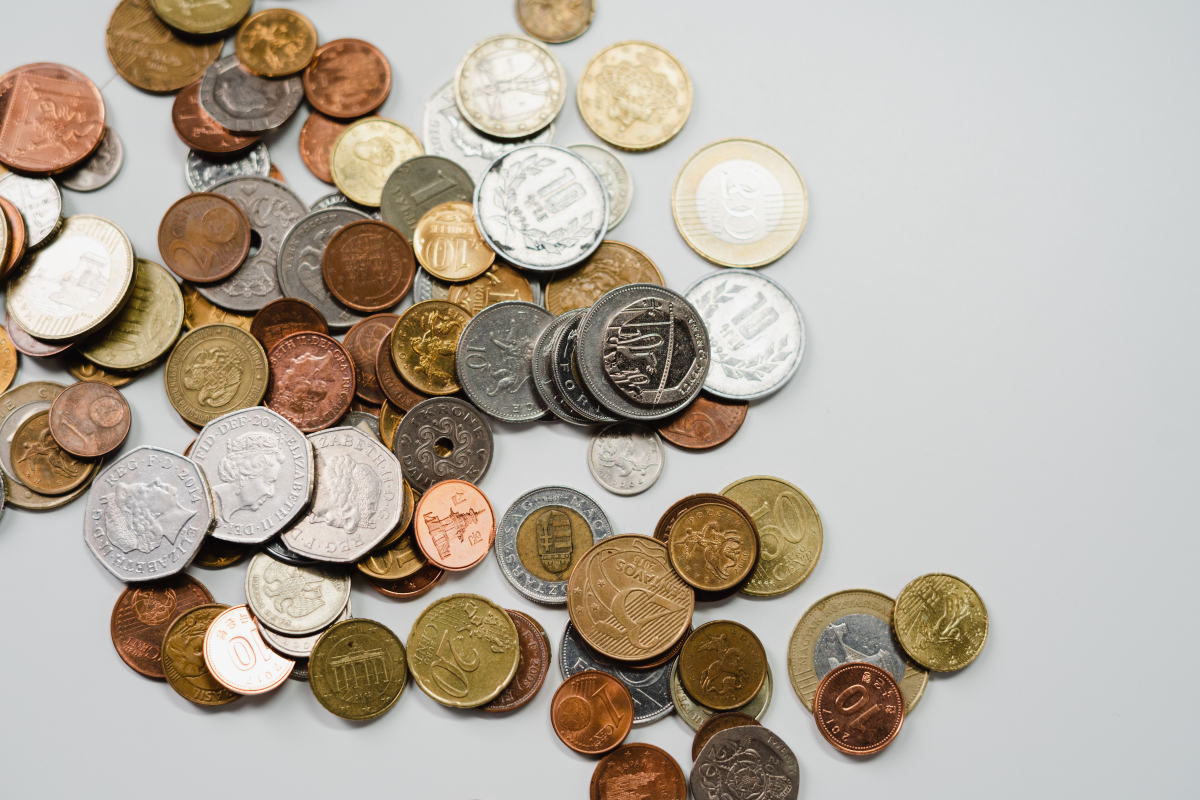
#> input picture docs/images/coin.jpg, 6000 x 4000 px (shown at 1/5 size)
$ python 03_hough_circles.py
#> lines starting #> are read from the running program, lines starting #| are printed output that depends on the picture
import cv2 as cv
import numpy as np
import os

base = os.path.dirname(os.path.abspath(__file__))
out_dir = os.path.join(base, 'output')
os.makedirs(out_dir, exist_ok=True)

# 이미지 폴더: docs/images 를 먼저 찾고, 없으면 images 를 찾음
def find_image(name):
#> called with name = 'coin.jpg'
    for folder in (os.path.join(base, 'docs', 'images'), os.path.join(base, 'images')):
        path = os.path.join(folder, name)
        if os.path.exists(path):
            return path
    raise FileNotFoundError(f'{name}을(를) docs/images 또는 images 폴더에서 찾을 수 없습니다.')

img = cv.imread(find_image('coin.jpg'))
#> img is the input picture: shape (4000, 6000, 3); mean B, G, R 158.6, 171.3, 181.2
if img is None:
    raise FileNotFoundError('coin.jpg를 읽을 수 없습니다.')

# 해상도에 따라 반지름 값이 달라지므로, 가로 1200px로 줄여서 같은 기준으로 비교
W = 1200
img = cv.resize(img, (W, int(img.shape[0] * W / img.shape[1])))
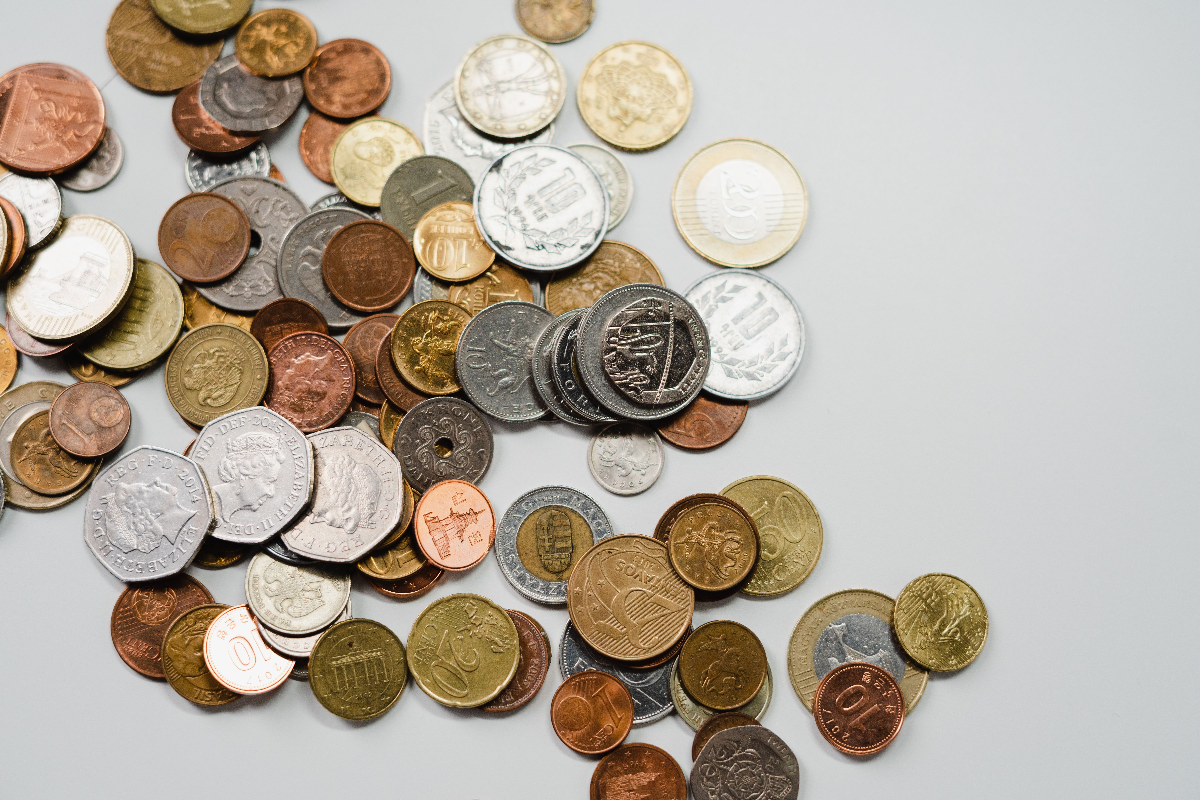
#> img: shape (800, 1200, 3); mean B, G, R 158.6, 171.3, 181.2

gray = cv.cvtColor(img, cv.COLOR_BGR2GRAY)
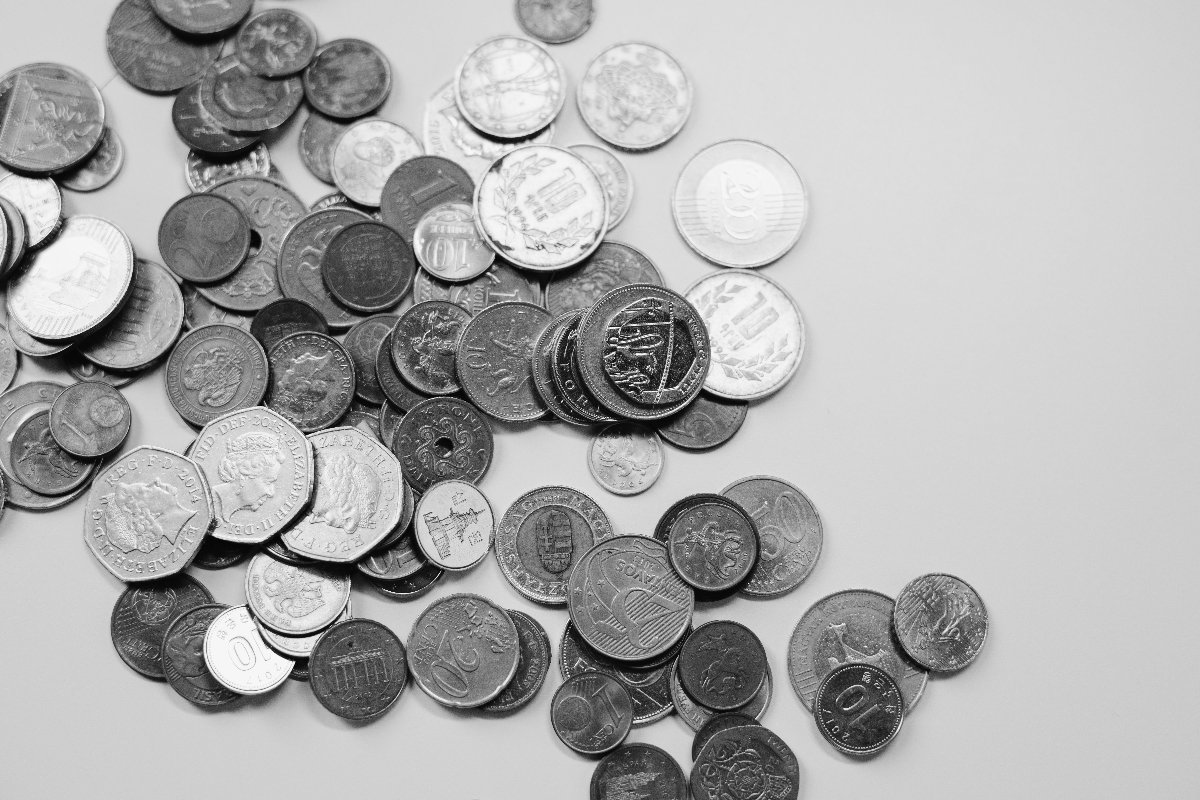
#> gray: shape (800, 1200); min 5, max 253, mean 172.8
blur = cv.medianBlur(gray, 5)        # 노이즈 제거 (HoughCircles는 노이즈에 민감)

cv.imwrite(os.path.join(out_dir, '03_original_coin.jpg'), img)
cv.imwrite(os.path.join(out_dir, '03_blur_coin.jpg'), blur)

# param1: 내부 Canny의 높은 임계값 (낮은 임계값은 그 절반)
# param2: 원으로 인정하는 누적 투표 임계값 (낮을수록 많이 검출, 오검출 증가)
for param2 in [20, 30, 40, 50]:
    circles = cv.HoughCircles(blur, cv.HOUGH_GRADIENT, 1, 40,
                              param1=100, param2=param2,
                              minRadius=30, maxRadius=75)
    result = img.copy()
    count = 0
    if circles is not None:                 # 원이 하나도 없으면 None
        for x, y, r in circles[0]:
            cv.circle(result, (int(x), int(y)), int(r), (255, 0, 0), 2)   # 원 (파랑, BGR)
            cv.circle(result, (int(x), int(y)), 2, (0, 0, 255), 3)        # 중심점 (빨강)
        count = circles.shape[1]
    name = f'03_circles_param2_{param2}_coin.jpg'
    cv.imwrite(os.path.join(out_dir, name), result)
    print(f'param2={param2}: 원 {count}개 -> {name}')
#> this loop made 4 passes
#> pass 1, `cv.imwrite(os.path.join(out_dir, name), result)`:
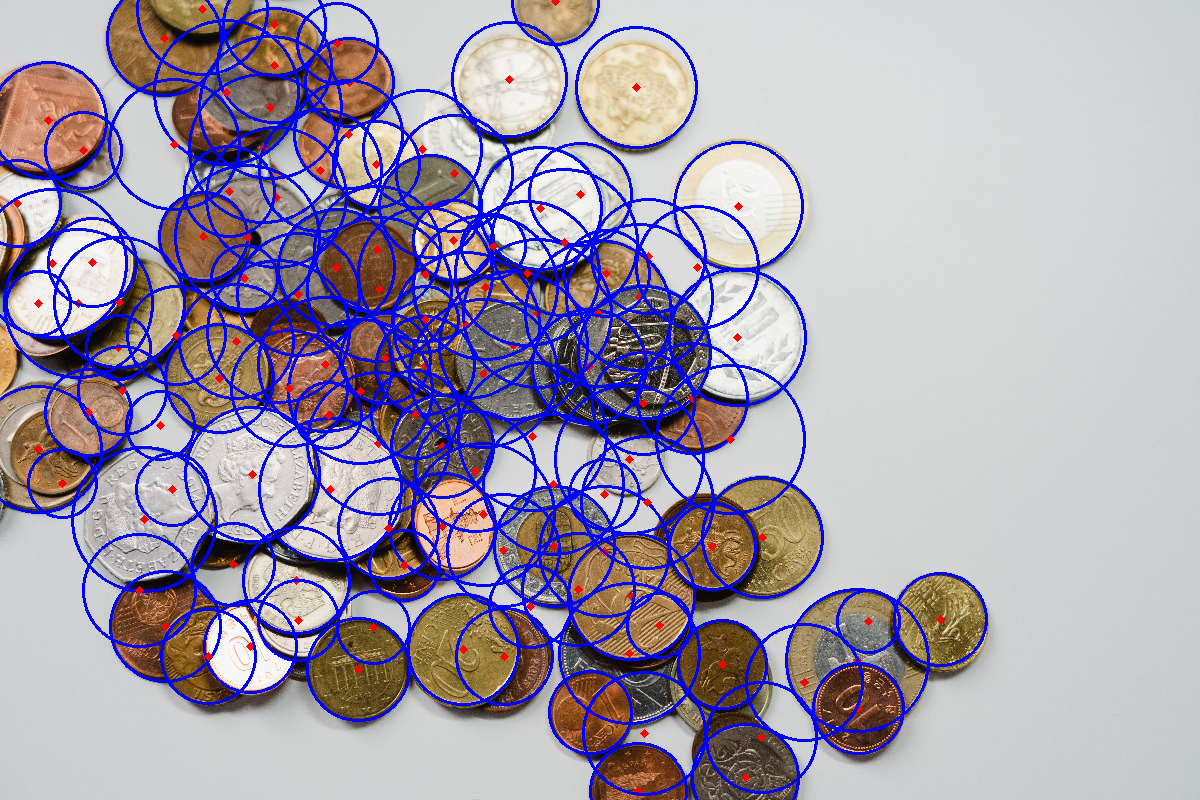
#> saved as 03_circles_param2_20_coin.jpg: shape (800, 1200, 3); mean B, G, R 175.2, 155.1, 163.9
#> after the loop:
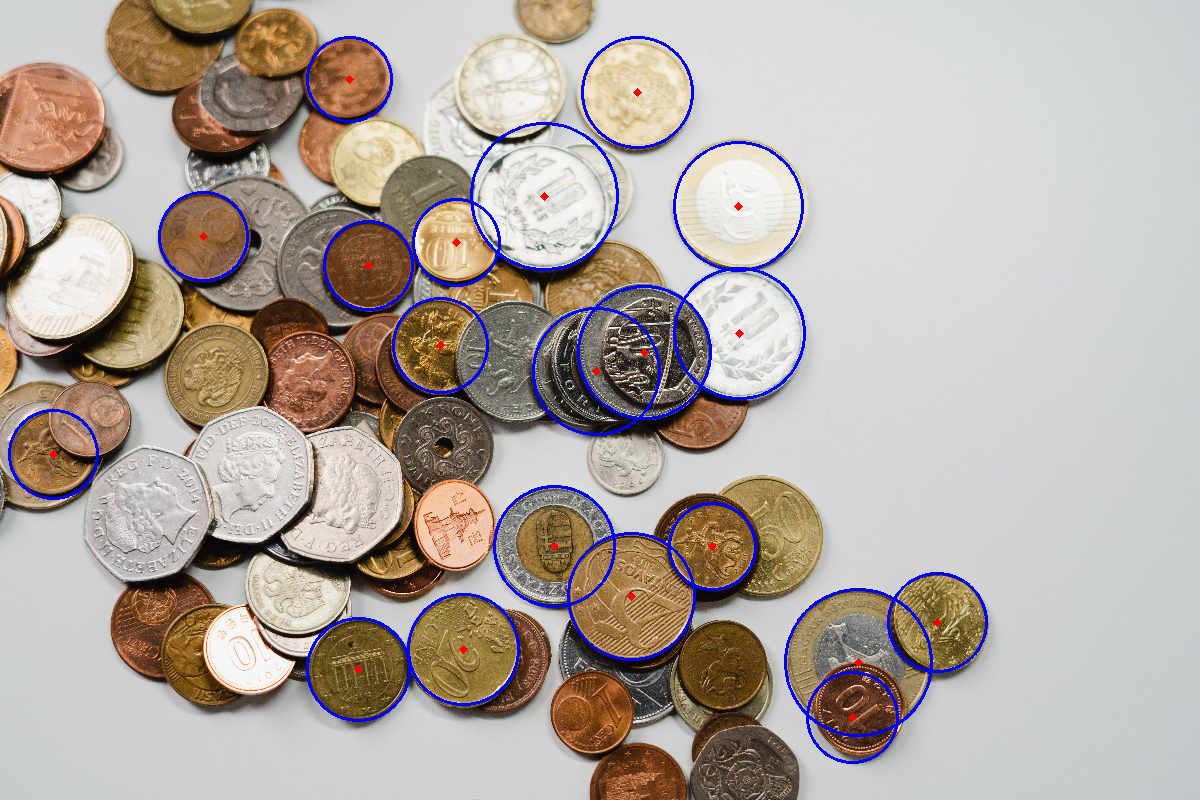
#> result: shape (800, 1200, 3); mean B, G, R 161.7, 168.5, 178.2

print('저장 완료:', out_dir)
#| 저장 완료: output

$ run again, with docs/images/structure_2.jpg copied over docs/images/coin.jpg
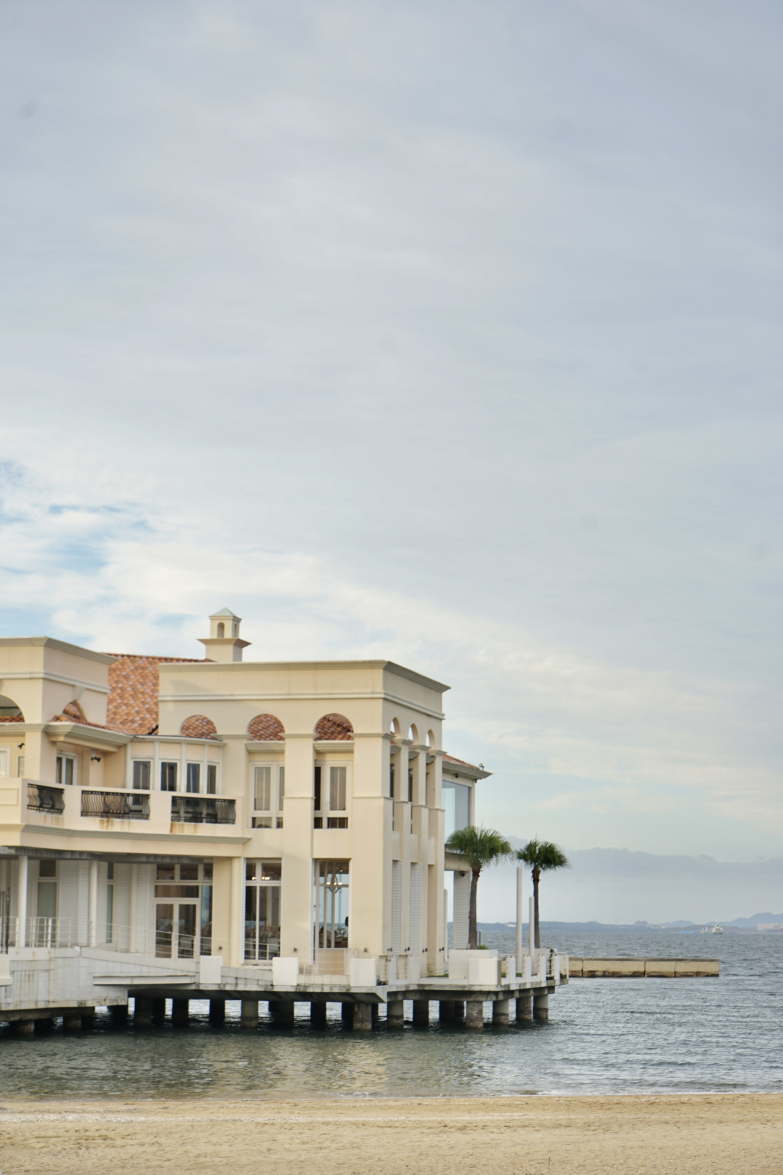
#> input picture docs/images/structure_2.jpg, 3915 x 5873 px (shown at 1/5 size)
#> img is the input picture: shape (5873, 3915, 3); mean B, G, R 183.7, 186.6, 183.8
#> img: shape (1800, 1200, 3)
#> the loop `for param2 in [20, 30, 40, 50]:` made 4 passes
#> pass 1, `cv.imwrite(os.path.join(out_dir, name), result)`:
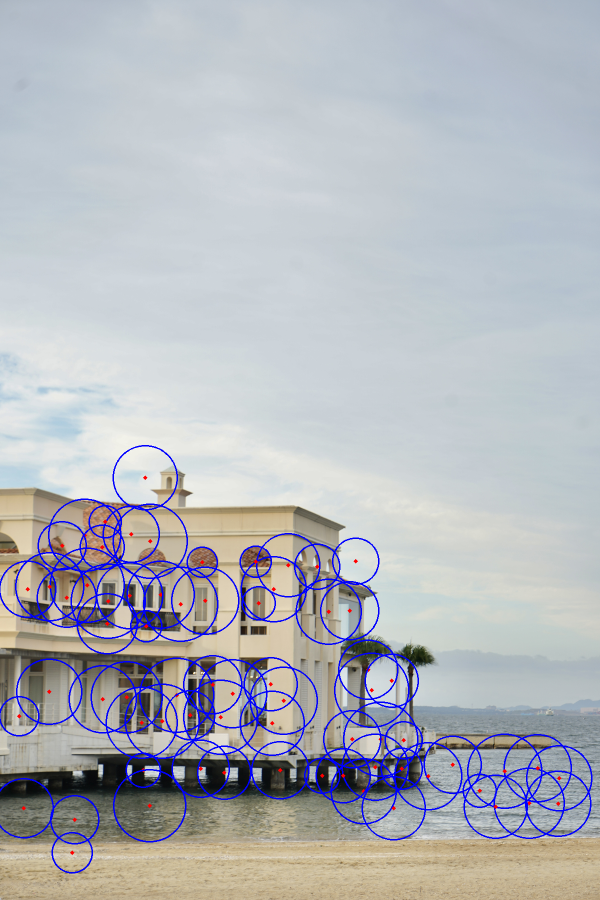
#> saved as 03_circles_param2_20_coin.jpg: shape (1800, 1200, 3) (shown at 1/2 size); mean B, G, R 187.6, 181.6, 179
#> pass 2, `cv.imwrite(os.path.join(out_dir, name), result)`:
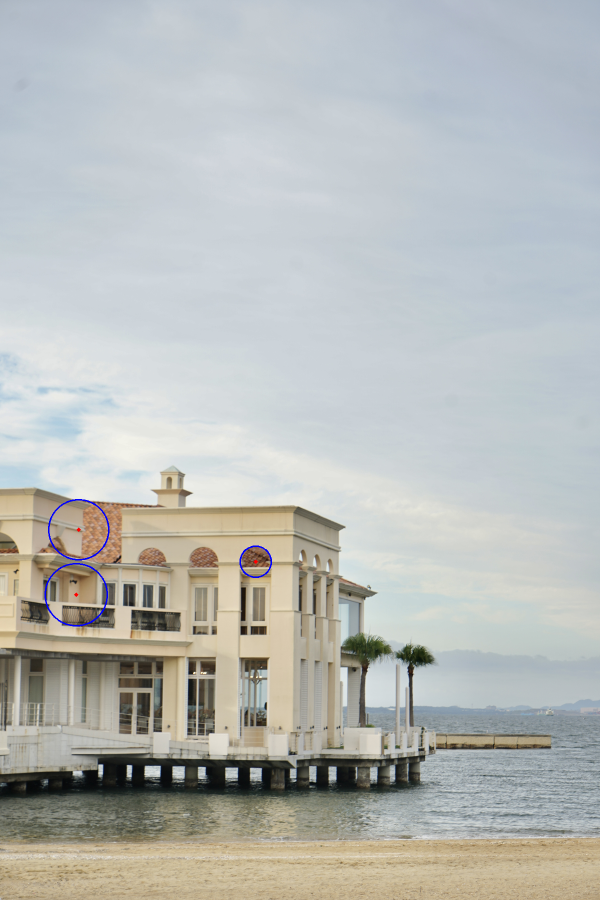
#> saved as 03_circles_param2_30_coin.jpg: shape (1800, 1200, 3) (shown at 1/2 size); mean B, G, R 183.8, 186.3, 183.5
#| 저장 완료: output
